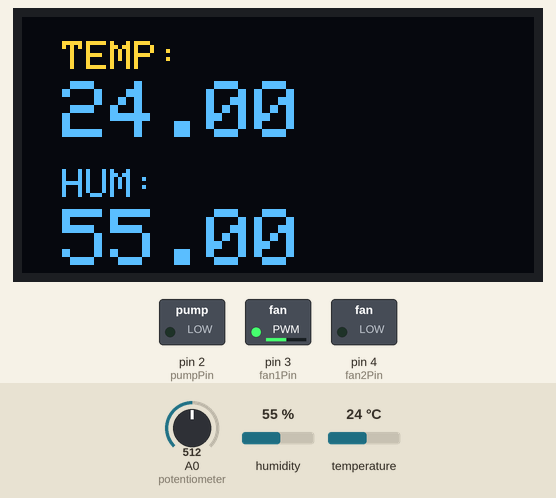
A sketch run on a simulated Arduino Mega 2560, built with avr-gcc and run on an emulated ATmega2560. Shown: 128×64 one-colour display, switched loads named in the sketch (green lamp = pin HIGH). The test bench sets the inputs (shaded band); at power-on: humidity 55 %, A0 (potentiometer) = 512, temperature 24 °C. The OLED is the two-colour kind (top 16 rows yellow).

Above: at 1.2 s.
1.3 s: humidity set to 22 %
At 2.8 s:
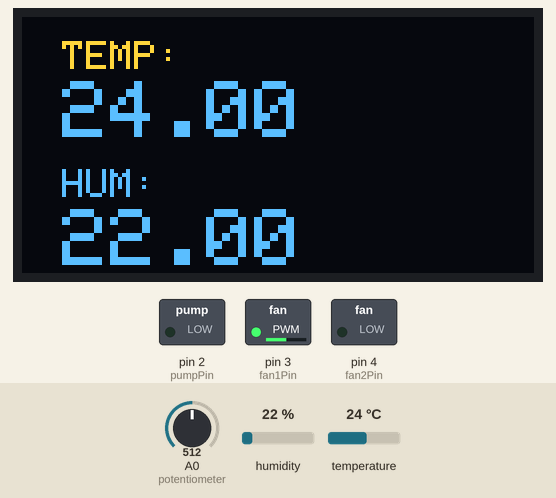
3.6 s: A0 (potentiometer) set to 716
At 4.2 s:
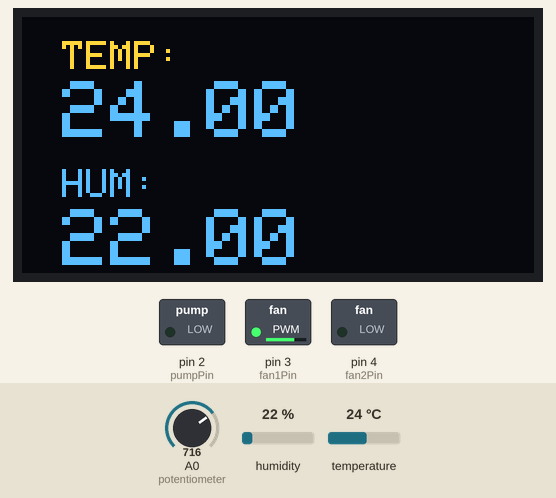
5.1 s: A0 (potentiometer) set to 900
At 5.8 s:
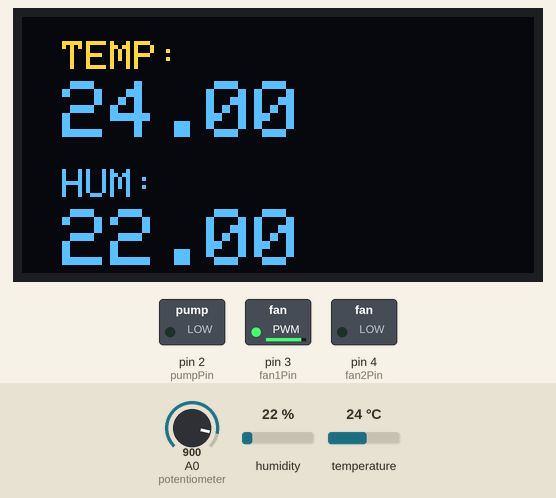
6.6 s: A0 (potentiometer) set to 122
At 7.4 s:
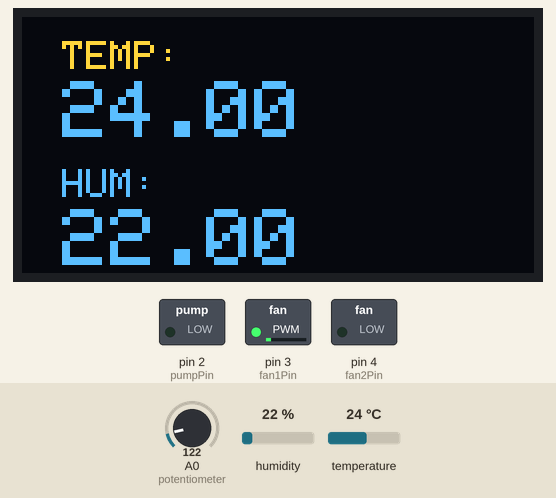
8.1 s: temperature set to 12 °C
At 8.8 s:
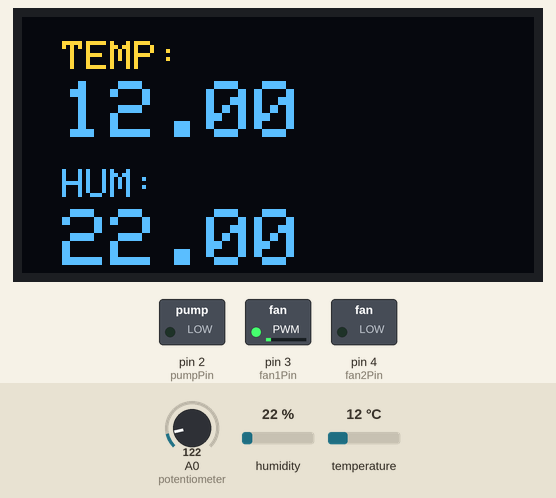
9.8 s: A0 (potentiometer) set to 0
At 10.2 s:
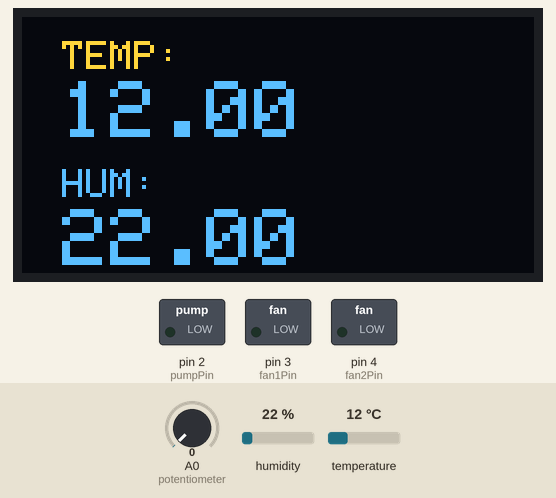
Timing chart, 0 to 12.3 s (numbered marks = the images above; inputs shaded):
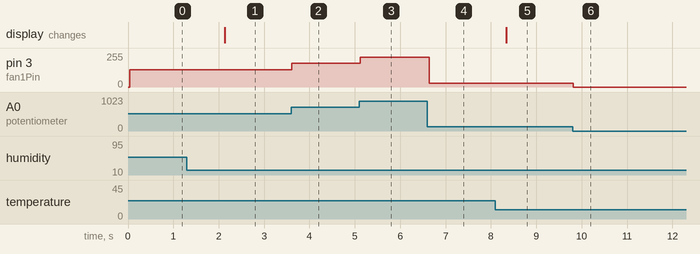

Measured:
- after the input at 1.3 s, the display: changes after 0.83 s (image 1)
- after the input at 3.6 s, pin 3 (fan1Pin): 128/255 → 179/255 at once
- after the input at 5.1 s, pin 3 (fan1Pin): 179/255 → 225/255 at once
- after the input at 6.6 s, pin 3 (fan1Pin): 225/255 → 30/255 at once
- after the input at 8.1 s, the display: changes after 0.24 s (image 5)
- after the input at 9.8 s, pin 3 (fan1Pin): 30/255 → 0/255 at once

The sketch:

aircooler.ino
```cpp
/* Air cooller project
updated : 03.12.2013
to be done: - divide loop function to smaller functions
            - test Buz 11A PWM treshold compabilitys

Adafruit lib. for OLED screen & DHT 22 temp./hum. sensor used

*/
  #include <Wire.h>
  #include <Adafruit_GFX.h>
  #include <Adafruit_SSD1306.h>
  #include <DHT.h>

  #define DHTPIN 44
  #define DHTTYPE DHT22
  #define OLED_DC 11
  #define OLED_CS 12
  #define OLED_CLK 10
  #define OLED_MOSI 9
  #define OLED_RESET 13
  #define pumpPin 2
  #define fan1Pin 3
  #define fan2Pin 4
  Adafruit_SSD1306 display(OLED_MOSI, OLED_CLK, OLED_DC, OLED_RESET, OLED_CS);// ????
  DHT dht(DHTPIN, DHTTYPE);

  //const int minFanPWM = 150 ;// Use logic level mosFETs. Vtreshhold: 3-4Volts. Othervise use Drivers (Darlington).
                               //No need for powerfull drivers -it's not time based operationProbably NPN BJT will work just fine


  void setup()
  {
    Serial.begin(9600);
    dht.begin(); // temperature sensor initialization
    display.begin(); //?????
    display.clearDisplay();//not sure about this line TEST IT
    //pinMode(pumpPin,OUTPUT);
    //pinMode(fan1Pin,OUTPUT);
    //pinMode(fan2Pin,OUTPUT);

  //analogWrite(pumpPin, HIGH);//pump water in to radiator for half minute
  //delay(30000);
  }


  void loop()
  {

    float h = dht.readHumidity();
    float t = dht.readTemperature();
    // for debuging
    // Serial.println (h);
    // Serial.println (t);

                                  // function reads from potentiometer and adjusts the value of PWM for fans.
    int pot = analogRead(A0);     // declare potentiometer pin and and save value of A0

    // folowing loop adjusts fan speed acording to reading from the potentiometer
    // this method gives us abbility to use full spectrum of potentiometer due to treshold of MOSFET
    if(pot >= 10 && pot <=1023)   // start value 10 just to reduce chances of nioce or pot instability tu turn fans on
       {

        analogWrite(fan1Pin, pot/4 );

        analogWrite(fan2Pin, pot/4 );

        analogWrite(pumpPin, pot/4 );
       }
   else // if value of pot < 10 then turn fans off
      analogWrite(fan1Pin,0);
      analogWrite(fan2Pin,0);
      analogWrite(pumpPin,0);

  //display loop
  display.setTextSize(1);
  display.setTextColor(WHITE);
  display.setCursor(10,6); //sets start position of the next word
  display.println("TEMP:");
  display.setCursor(10,16);
  display.setTextSize(2);
  display.println(t);
  display.setCursor(10,38);
  display.setTextSize(1);
  display.println("HUM:");
  display.setCursor(10,48);
  display.setTextSize(2);
  display.println(h);
  display.display();
  display.clearDisplay();
  delay(50);
  }

  // measure temperature in water tank & radiator
  // compare them with temperature of the room
  // inform on display if cooler blocks has to be changed or other
```
